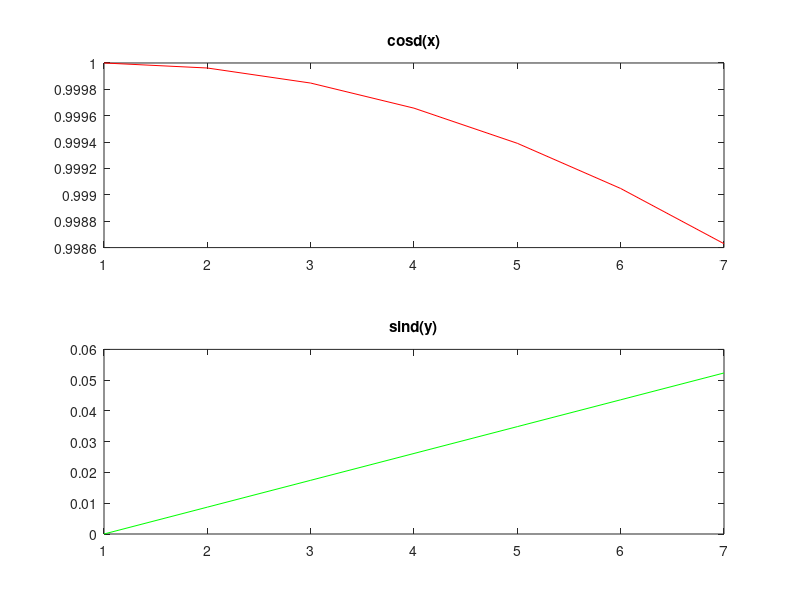

The MATLAB source for this figure:
clc;
clear all;
close all;
x=0:0.5:pi;
y=x;
n=cosd(x);
m=sind(y);
subplot(2,1,1)
plot(n,'r')
title('cosd(x)')
subplot(2,1,2)
plot(m,'g')
title('sind(y)')
z=x*y'